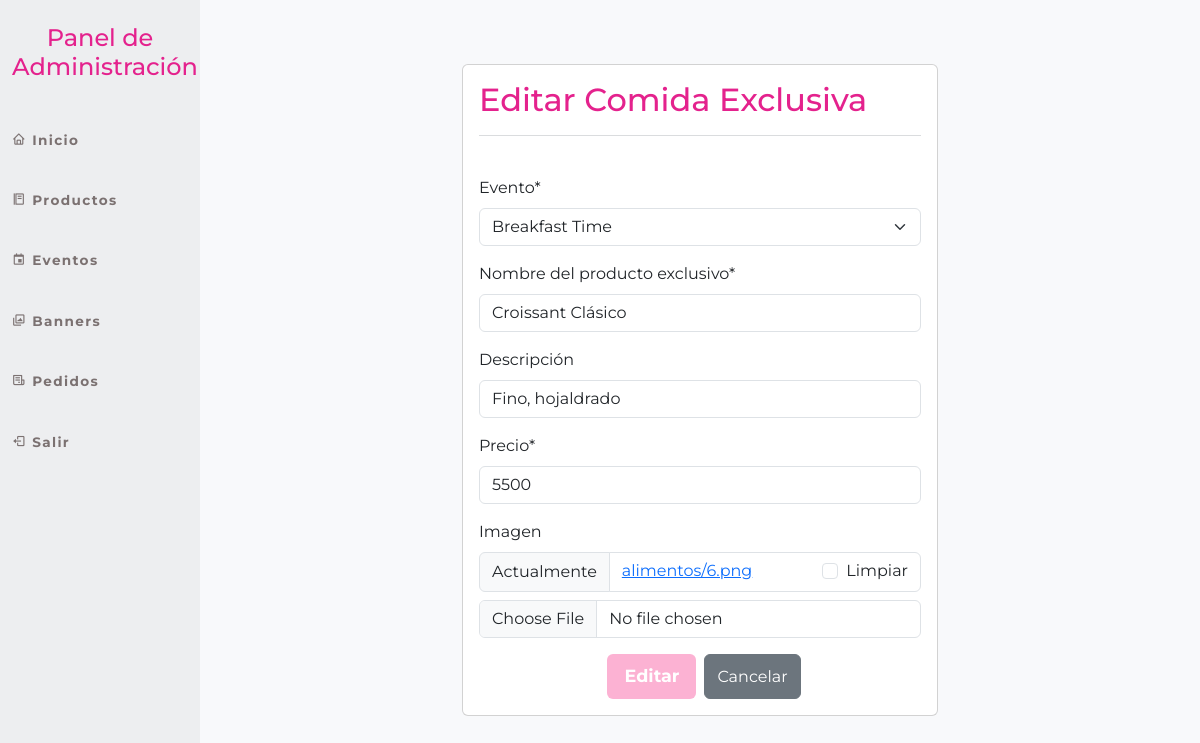
Page /panel_admin/exclusivos/modificar/5/ (signed in) on the committed database.
### cafeteria_app/models.py (models this page shows, shortened)
class ExclusiveFood(models.Model):
    event = models.ForeignKey(Events, on_delete=models.CASCADE, related_name='exclusive')
    nombre = models.CharField(max_length=100)
    descripcion = models.CharField(max_length=200, blank=True)
    precio = models.PositiveIntegerField()
    image = models.ImageField(upload_to='alimentos/', blank=True, null=True)

### panel_admin/views.py (the view, shortened to what this page needs)
# urls.py: path('exclusivos/modificar/<id>/', modificar_exclusivo, name='admin_modificar_exclusivo'),
@login_required(login_url='login_admin')
@user_passes_test(es_admin)
def modificar_exclusivo(request, id):
    exclusivo = get_object_or_404(ExclusiveFood, id=id)
    data = {'form': ExclusiveFoodForm(instance=exclusivo)}
    return render(request, 'panel_admin/eventos/modificarExclusivo.html', data)

### panel_admin/forms.py
class ExclusiveFoodForm(forms.ModelForm):
    class Meta:
        model = ExclusiveFood
        fields = ['event', 'nombre', 'descripcion', 'precio', 'image']
        labels = {
            'event': 'Evento',
            'nombre': 'Nombre del producto exclusivo',
            'descripcion': 'Descripción',
            'precio': 'Precio',
            'image': 'Imagen',
        }

### cafeteria_app/context_processors.py (called while the page is built)
def cart(request):
    return {'cart': Cart(request)}

### cafeteria_app/models.py (called while the page is built)
    def __str__(self):
        return self.name

### panel_admin/views.py (called while the page is built)
def es_admin(user):
    return user.is_staff

### panel_admin/templates/panel_admin/eventos/modificarExclusivo.html (shortened to what this page needs)
{% extends 'panel_admin/base.html' %}
{% load crispy_forms_tags %}
{% block main %}
<br><br>
<div class="col-12 col-md-6 offset-md-3">
    <div class="card">
        <div class="card-body">
            <h2 style="font-family: 'Montserrat', sans-serif; color: #e4228d;">Editar Comida Exclusiva</h2>
            <hr class="border-secondary opacity-25">
            <br>
            <div class="row">
                <form action="" method="post" enctype="multipart/form-data" id="formModificarExclusivo">
                    {{ form | crispy }}
                    <div class="d-flex justify-content-center gap-2">
                        <button type="button" onclick="confirmarModificacionExclusivo()" class="btn px-3 py-2" style="background-color: #FCB2D3; color: white; font-weight: bold; font-size: 1.1rem;">
                            Editar
                        </button>
                        <a href="{% url 'admin_listar_exclusivo' %}" class="btn btn-secondary d-flex align-items-center">
                            Cancelar
                        </a>
                    </div>
                </form>
            </div>
        </div>
    </div>
</div>
{% endblock %}

### panel_admin/static/panel_admin/styleAdmin.css (style rules this page uses)
body { font-family: 'Montserrat', sans-serif; background-color: #F8F9FB; border-bottom: none; }

### rows in the picture
ExclusiveFood: event "Breakfast Time", nombre "Croissant Clásico", descripcion "Fino, hojaldrado", precio "5500"
